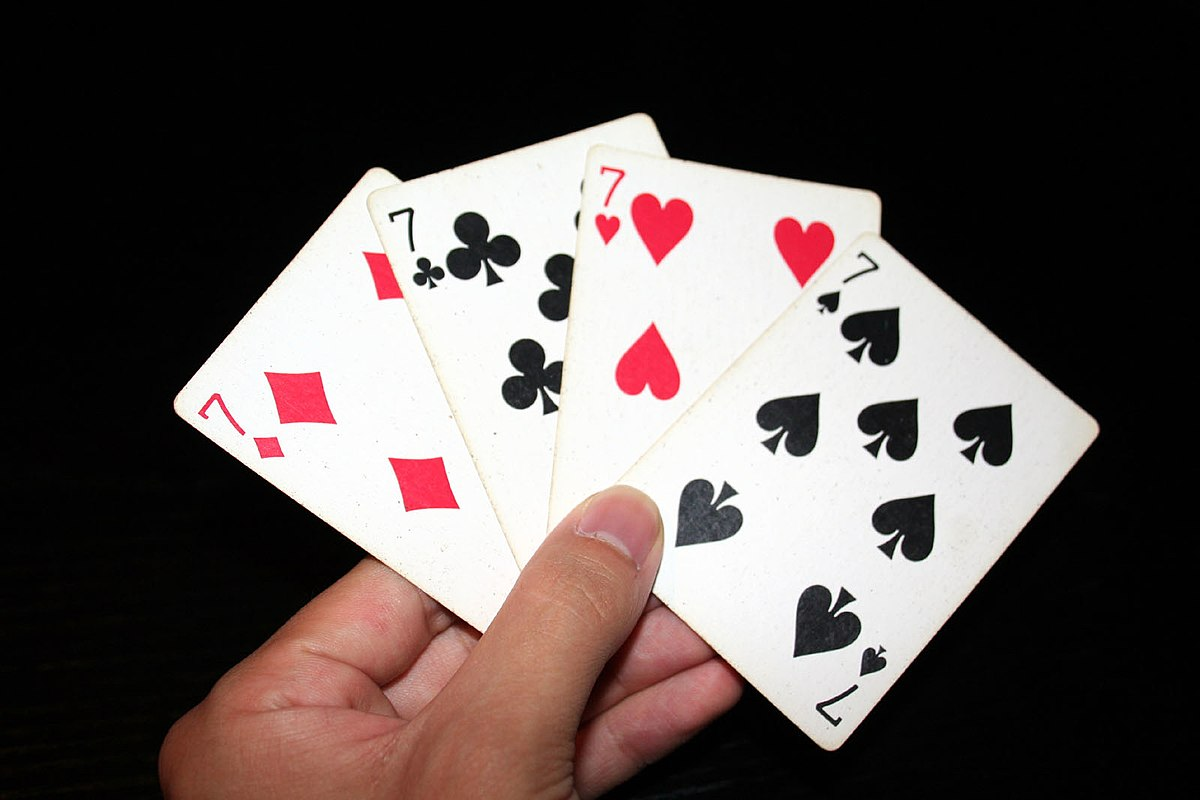
//> input picture images/cards.jpg, 1200 x 800 px
$ ./main ../../../images/cards.jpg   (built with g++ and OpenCV 4)
//> lines starting //> are read from the running program, lines starting //| are printed output that depends on the picture; after the words box and inside, x2 and y2 are one past the last pixel; in counts of white or black regions, pixels touching at a corner belong together

#include <opencv2/opencv.hpp>
#include <iostream>
using namespace std;
using namespace cv;
int main(int, char** argv)
{
    // Load the image
    Mat src = imread(argv[1]);
//> src is the input picture: 800 rows x 1200 cols, CV_8UC3; mean B, G, R 82.4, 84.4, 94.4
    // Check if everything was fine
    if (!src.data)
        return -1;
    // Show source image
    imshow("Source Image", src);
    // Change the background from white to black, since that will help later to extract
    // better results during the use of Distance Transform
    for( int x = 0; x < src.rows; x++ ) {
      for( int y = 0; y < src.cols; y++ ) {
          if ( src.at<Vec3b>(x, y) == Vec3b(255,255,255) ) {
            src.at<Vec3b>(x, y)[0] = 0;
            src.at<Vec3b>(x, y)[1] = 0;
            src.at<Vec3b>(x, y)[2] = 0;
          }
        }
    }
//> src: 800 rows x 1200 cols, CV_8UC3; 0.1% of pixels changed, all inside (x1, y1, x2, y2) = (213, 192, 900, 624)
    // Show output image
    imshow("Black Background Image", src);
    // Create a kernel that we will use for accuting/sharpening our image
    Mat kernel = (Mat_<float>(3,3) <<
            1,  1, 1,
            1, -8, 1,
            1,  1, 1); // an approximation of second derivative, a quite strong kernel
    // do the laplacian filtering as it is
    // well, we need to convert everything in something more deeper then CV_8U
    // because the kernel has some negative values,
    // and we can expect in general to have a Laplacian image with negative values
    // BUT a 8bits unsigned int (the one we are working with) can contain values from 0 to 255
    // so the possible negative number will be truncated
    Mat imgLaplacian;
    Mat sharp = src; // copy source image to another temporary one
    filter2D(sharp, imgLaplacian, CV_32F, kernel);
    src.convertTo(sharp, CV_32F);
    Mat imgResult = sharp - imgLaplacian;
    // convert back to 8bits gray scale
    imgResult.convertTo(imgResult, CV_8UC3);
//> imgResult: 800 rows x 1200 cols, CV_8UC3
    imgLaplacian.convertTo(imgLaplacian, CV_8UC3);
//> imgLaplacian: 800 rows x 1200 cols, CV_8UC3
    // imshow( "Laplace Filtered Image", imgLaplacian );
    imshow( "New Sharped Image", imgResult );
    src = imgResult; // copy back
    // Create binary image from source image
    Mat bw;
    cvtColor(src, bw, CV_BGR2GRAY);
    threshold(bw, bw, 40, 255, CV_THRESH_BINARY | CV_THRESH_OTSU);
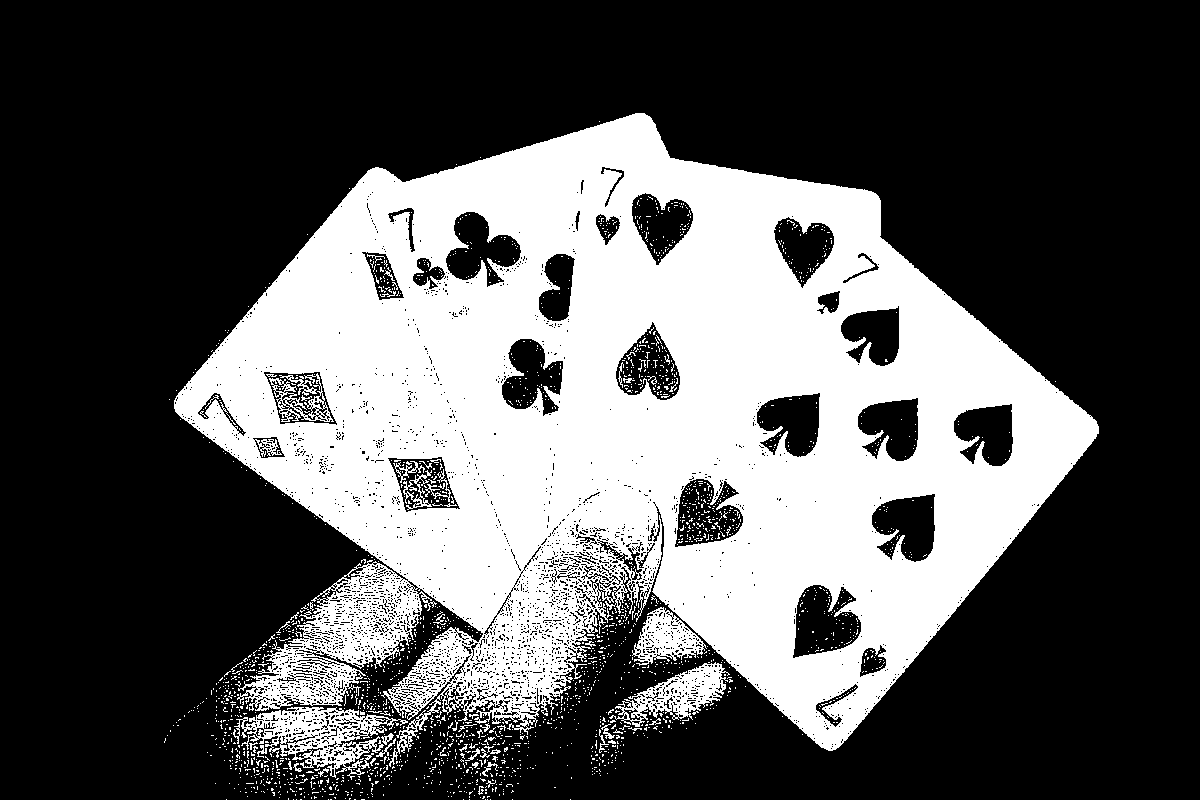
//> bw: 800 rows x 1200 cols, CV_8UC1; 34.2% white; 2136 white regions (2079 under 20 px), largest, box (x1, y1, x2, y2) and area: (174, 113, 1099, 767) 309400, (233, 707, 408, 780) 4820, (609, 662, 730, 727) 2860
    imshow("Binary Image", bw);
    // Perform the distance transform algorithm
    Mat dist;
    distanceTransform(bw, dist, CV_DIST_L2, 3);
    // Normalize the distance image for range = {0.0, 1.0}
    // so we can visualize and threshold it
    normalize(dist, dist, 0, 1., NORM_MINMAX);
    imshow("Distance Transform Image", dist);
    // Threshold to obtain the peaks
    // This will be the markers for the foreground objects
    threshold(dist, dist, .4, 1., CV_THRESH_BINARY);
//> dist: 800 rows x 1200 cols, CV_32FC1; values 0 (black) and 1 (white), 2.7% white; 16 white regions (3 under 20 px), largest, box (x1, y1, x2, y2) and area: (662, 198, 819, 451) 14395, (922, 322, 994, 388) 2108, (776, 517, 849, 568) 1715
    // Dilate a bit the dist image
    Mat kernel1 = Mat::ones(3, 3, CV_8UC1);
    dilate(dist, dist, kernel1);
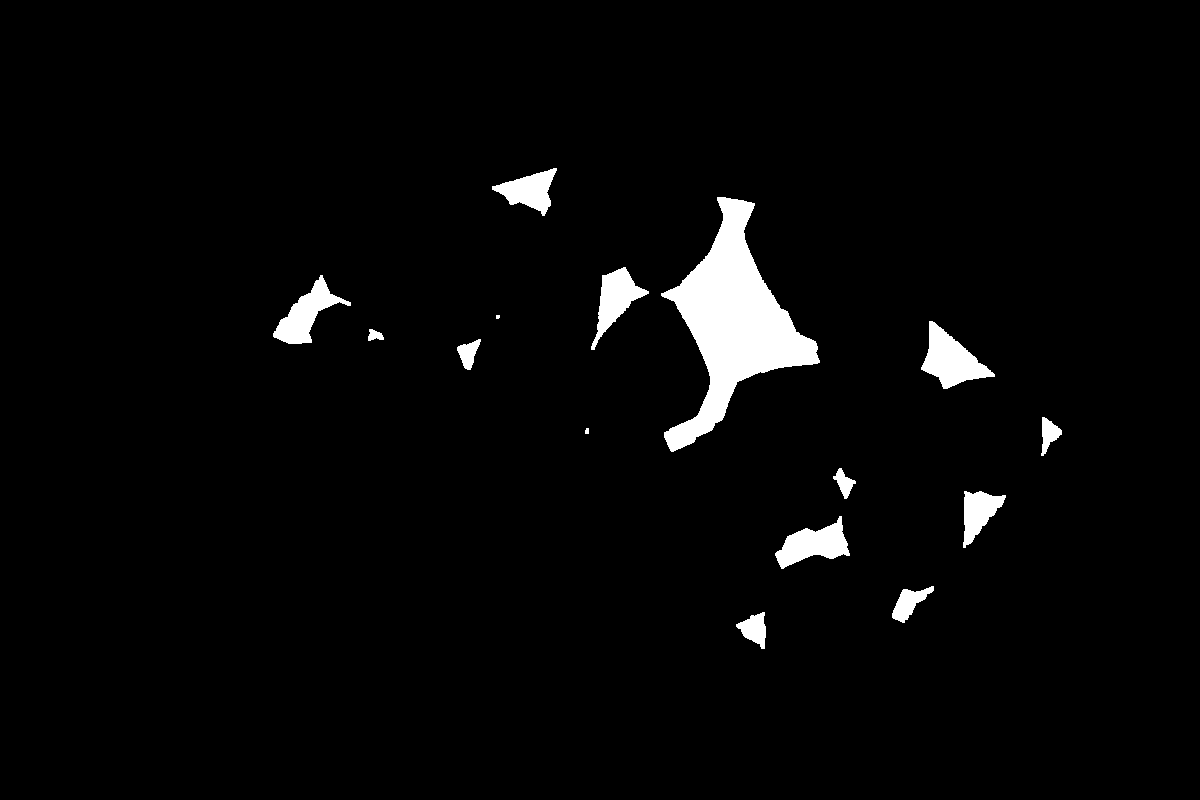
//> dist: 800 rows x 1200 cols, CV_32FC1; values 0 (black) and 1 (white), 3% white; 15 white regions (1 under 20 px), largest, box (x1, y1, x2, y2) and area: (661, 197, 820, 452) 15351, (921, 321, 995, 389) 2388, (775, 516, 850, 569) 1991
    imshow("Peaks", dist);
    // Create the CV_8U version of the distance image
    // It is needed for findContours()
    Mat dist_8u;
    dist.convertTo(dist_8u, CV_8U);
//> dist_8u: 800 rows x 1200 cols, CV_8UC1; values 0 (black) and 1 (white), 3% white; 15 white regions (1 under 20 px)
    // Find total markers
    vector<vector<Point> > contours;
    findContours(dist_8u, contours, CV_RETR_EXTERNAL, CV_CHAIN_APPROX_SIMPLE);
//> contours = 15 contours, 2 with area under 20; largest, box (x1, y1, x2, y2) and area: (661, 197, 820, 452) 15006, (921, 321, 995, 389) 2284, (775, 516, 850, 569) 1890, (273, 275, 351, 344) 1872, (591, 267, 649, 350) 1706
    // Create the marker image for the watershed algorithm
    Mat markers = Mat::zeros(dist.size(), CV_32SC1);
    // Draw the foreground markers
    for (size_t i = 0; i < contours.size(); i++)
        drawContours(markers, contours, static_cast<int>(i), Scalar::all(static_cast<int>(i)+1), -1);
//> this loop made 15 passes
//> markers: 800 rows x 1200 cols, CV_32SC1; 16 distinct labels, from 0 to 15
    // Draw the background marker
    circle(markers, Point(5,5), 3, CV_RGB(255,255,255), -1);
//> markers: 800 rows x 1200 cols, CV_32SC1; 17 distinct labels, from 0 to 255
    imshow("Markers", markers*10000);
    // Perform the watershed algorithm
    watershed(src, markers);
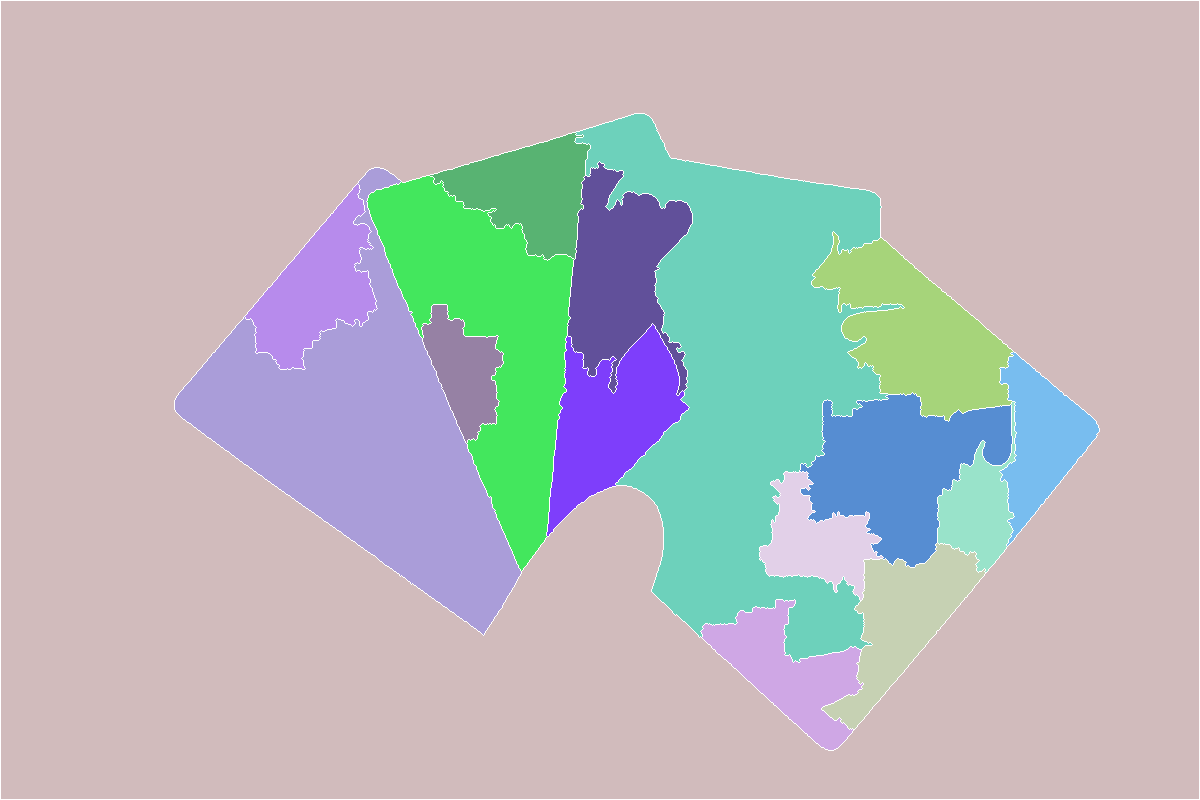
//> markers: 800 rows x 1200 cols, CV_32SC1; 17 distinct labels, from -1 to 255; one colour per label, 0 black, -1 white
    Mat mark = Mat::zeros(markers.size(), CV_8UC1);
    markers.convertTo(mark, CV_8UC1);
    bitwise_not(mark, mark);
//    imshow("Markers_v2", mark); // uncomment this if you want to see how the mark
                                  // image looks like at that point
    // Generate random colors
    vector<Vec3b> colors;
    for (size_t i = 0; i < contours.size(); i++)
    {
        int b = theRNG().uniform(0, 255);
        int g = theRNG().uniform(0, 255);
        int r = theRNG().uniform(0, 255);
        colors.push_back(Vec3b((uchar)b, (uchar)g, (uchar)r));
    }
    // Create the result image
    Mat dst = Mat::zeros(markers.size(), CV_8UC3);
    // Fill labeled objects with random colors
    for (int i = 0; i < markers.rows; i++)
    {
        for (int j = 0; j < markers.cols; j++)
        {
            int index = markers.at<int>(i,j);
            if (index > 0 && index <= static_cast<int>(contours.size()))
                dst.at<Vec3b>(i,j) = colors[index-1];
            else
                dst.at<Vec3b>(i,j) = Vec3b(0,0,0);
        }
    }
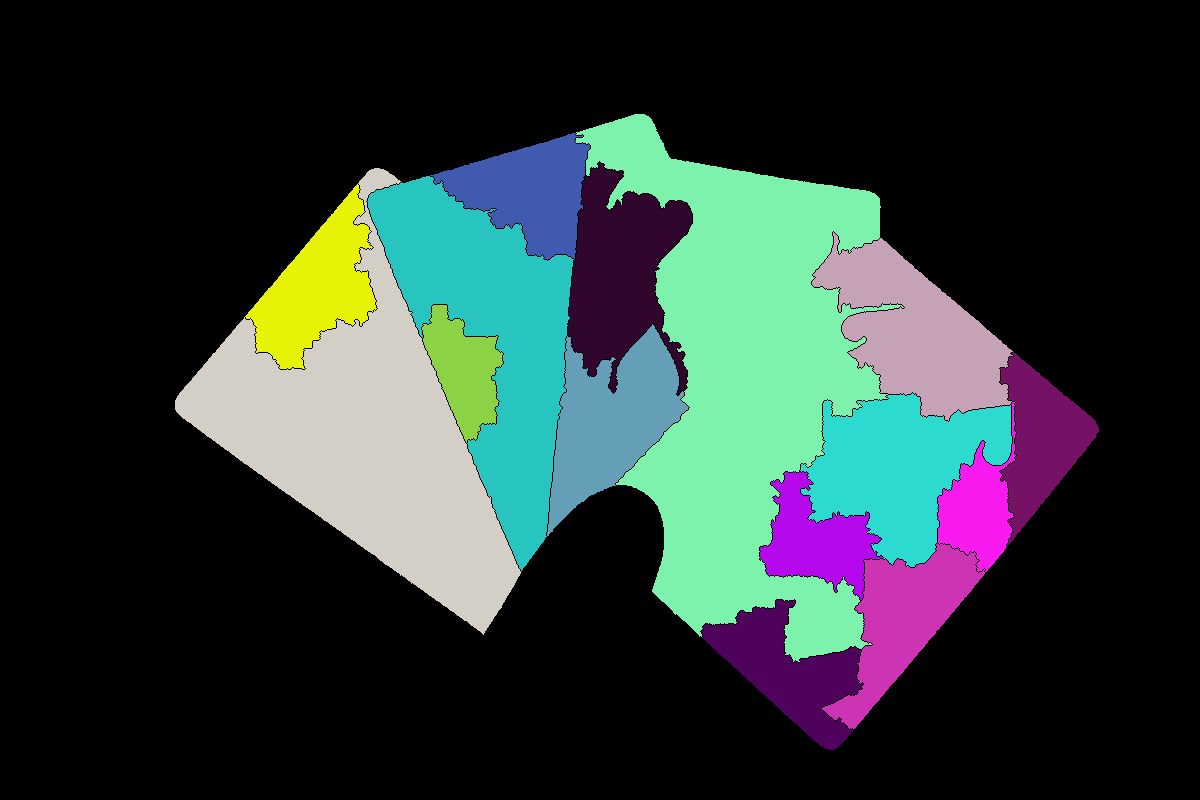
//> dst: 800 rows x 1200 cols, CV_8UC3; mean B, G, R 54.9, 56.5, 43.6
    // Visualize the final image
    imshow("Final Result", dst);
    waitKey(0);
    return 0;
}
